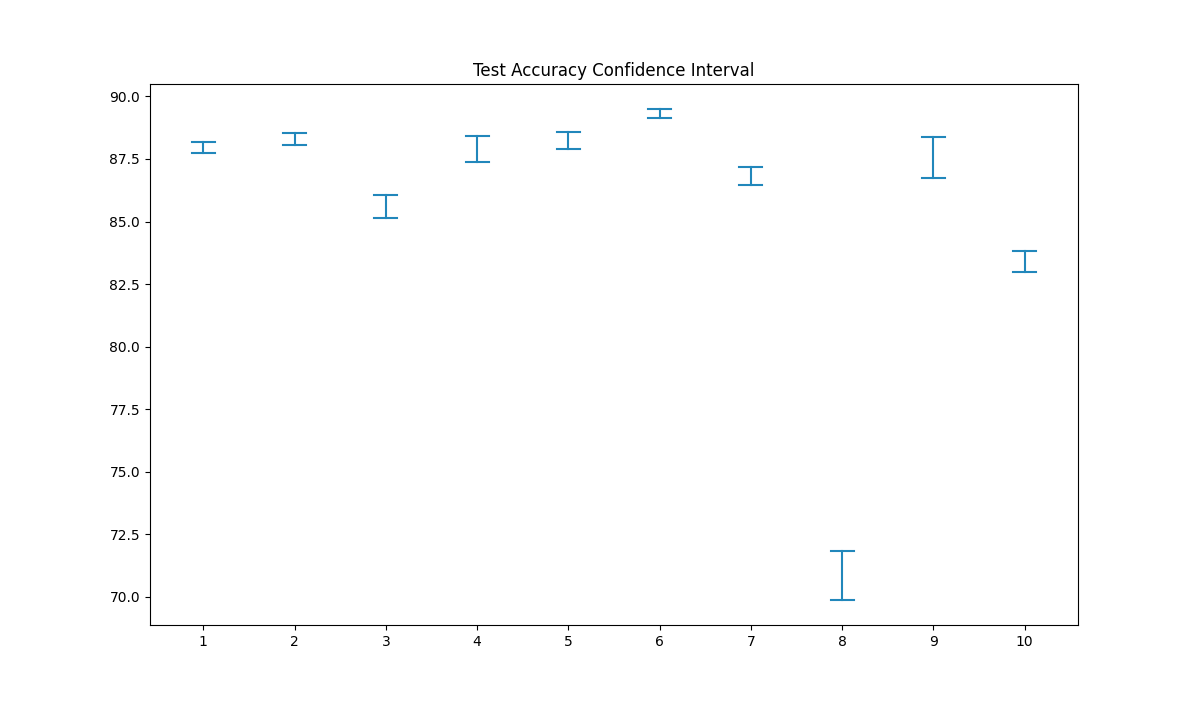

Source code (Python):
import matplotlib.pyplot as plt


def plot_confidence_interval(x, top, bottom, color='#2187bb', horizontal_line_width=0.25):
    mean = (top + bottom ) / 2
    left = x - horizontal_line_width / 2
    right = x + horizontal_line_width / 2
    
    plt.plot([x, x], [top, bottom], color=color)
    plt.plot([left, right], [top, top], color=color)
    plt.plot([left, right], [bottom, bottom], color=color)
    #plt.plot(x, mean, 'o', color='#f44336')


plt.xticks(range(1, 11), range(1,11))
plt.title("Test Accuracy Confidence Interval")
ax = plt.gca()
#ax.set_ylim([69, 89])

plot_confidence_interval(1, 87.72149595074815, 88.17086855120498)
plot_confidence_interval(2, 88.07379900381879, 88.54885114266558)
plot_confidence_interval(3, 85.15501839468617, 86.05147879769665)
plot_confidence_interval(4, 87.38810560975827, 88.41621567930423)
plot_confidence_interval(5, 87.91834139983338, 88.58425259430724)
plot_confidence_interval(6, 89.15454197639686, 89.50491236930627)
plot_confidence_interval(7, 86.44878020135907, 87.18467316778155)
plot_confidence_interval(8, 69.86620960675175, 71.82046641863887)
plot_confidence_interval(9, 86.73532654247073, 88.37270568409177)
plot_confidence_interval(10, 82.97981259916341, 83.80891420747722)
plt.show()
